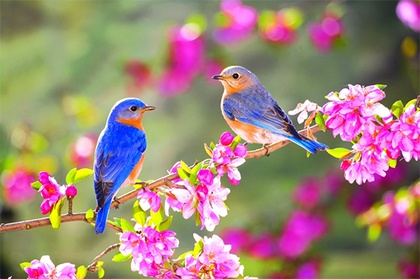
%> input picture bilgisayarli-gorme/bölüm-4_matlab/kuslar.jpg, 420 x 279 px, shrunk from 567 x 377 before the run
$ octave example_04_rotate_orjin.m   (GNU Octave 9; MATLAB toolbox functions it lacks are replaced by stand-ins)
%> lines starting %> are read from the running program, lines starting %| are printed output that depends on the picture
clc;
clear all;
kus_rgb=imread('kuslar.jpg');
%> kus_rgb is the input picture: size 279x420x3 uint8; mean R, G, B 158.2, 132.4, 120.9
kus_gray=rgb2gray(kus_rgb);
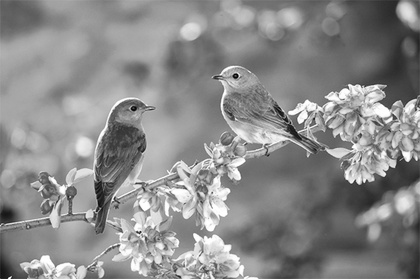
%> kus_gray: size 279x420 uint8; min 4, max 255, mean 138.8
[m n]=size(kus_gray);
%> m = 279; n = 420
kus_2=zeros(m,n);
kus_2=im2uint8(kus_2);
aci=15;
for i=1:m
   for j=1:n
       x1=j;
       y1=i;
       x2=floor(x1*cosd(aci)-y1*sind(aci));
       y2=floor(x1*sind(aci)+y1*cosd(aci));
       if x2>0 && x2<n && y2>0 && y2<m
            kus_2(y2,x2)=kus_gray(i,j);
       end
   end
end
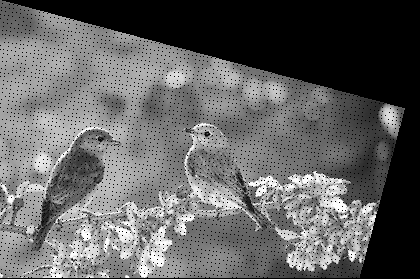
%> kus_2: size 279x420 uint8; min 0, max 255, mean 99.7

figure(1);
subplot(1,2,1); imshow(kus_gray); title('Orjinal');
subplot(1,2,2); imshow(kus_2); title('D鰊d黵me');
